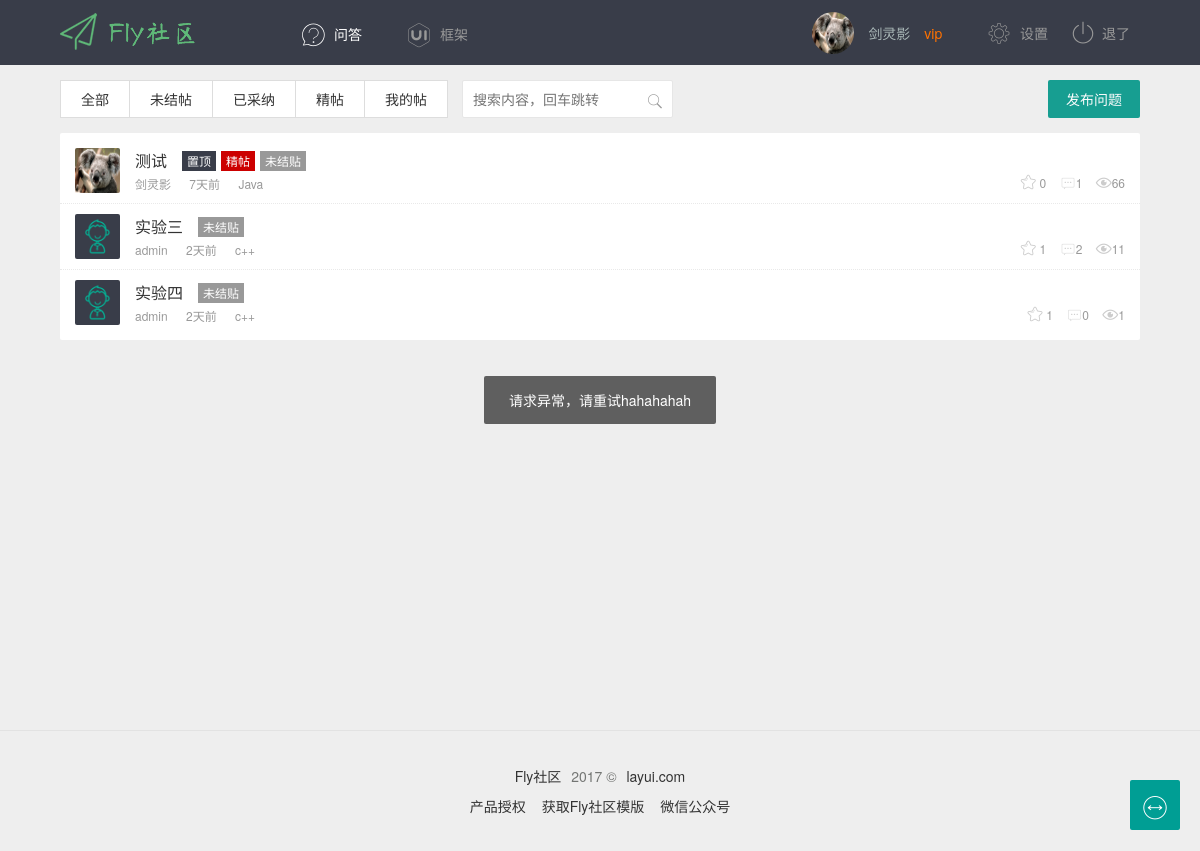
The page /jietie/unsolved/1 (signed in) on the database its author committed.
### myweb/models.py (models this page shows, shortened)
class Webuser(models.Model):#用户表
    id = models.AutoField(primary_key=True)  # ID
    user=models.OneToOneField(User)#user一对一
    avatar=models.ImageField(upload_to='avatar',blank=True,null=True,default='static/images/avatar/default.png')#头像
    score=models.IntegerField(default=0)#积分
    desc=models.TextField(blank=True,null=True)#签名
    city=models.TextField(max_length=50,blank=True,null=True)#城市
    sex=models.IntegerField(default=0)#0为男，1为女
    qq=models.TextField(max_length=12,blank=True,null=True)
    weibo=models.TextField(max_length=50,blank=True,null=True)
    collection=models.ManyToManyField('Article')#文章收藏，与文章多对多

class Article(models.Model):
    aid=models.AutoField(primary_key=True)
    title=models.CharField(max_length=50,default="这是标题")#文章标题
    content=models.TextField()#正文
    creator=models.ForeignKey(Webuser,default=None)#作者
    pubTime=models.DateTimeField(auto_now_add=True)#发布时间
    parentID=models.ForeignKey('self',default=0)#父贴。0表示为文章，否则为回复
    score=models.IntegerField(default=0,null=True)#帖子悬赏积分
    attach=models.ForeignKey(Attachment,null=True)#帖子附加信息
    Article_Category = models.ManyToManyField('Category')#文章目录

class Category(models.Model):#目录表
    cid=models.CharField(primary_key=True,max_length=50)
    category=models.CharField(max_length=50)#目录名
    group=models.CharField(max_length=50)#目录分组

class Attachment(models.Model):
    id = models.AutoField(primary_key=True)#附件ID
    price=models.IntegerField(default=0)#附件下载所需积分
    data=models.FilePathField(default='/')#附件路径
    isTop=models.IntegerField(default=0)#是否置顶
    isPicked=models.IntegerField(default=0)#是否加精（文章时）|采纳（回复时）
    isFinish=models.IntegerField(default=0)#是否完结
    clicks=models.IntegerField(default=0)#点击数（文章时）|点赞数（回复时）
    replys=models.IntegerField(default=0)#回复数
    votes=models.ManyToManyField('Webuser')#点赞数

### myweb/views.py (the view)
# urls.py: url(r'^jietie/(.+)/(\d+)$', myview.jietie, name='jietie'),#搜贴
def jietie(request,type,page=1):
    if request.user.is_authenticated():#用户认证
        webuser=Webuser.objects.get(user=request.user)#用户
        page = int(page)
        start = 10 * (page - 1)
        end = start + 10
        articles=[]
        num=0
        if type == 'unsolved':#获取未结贴文章
            articles = Article.objects.filter(parentID=0).filter(attach__isFinish=0).order_by('pubTime').order_by("-attach__isTop")[start:end]
            num = articles.count()
            num = int(num / 10) + 1
        if type == 'solved':#获取已结贴文章
            articles = Article.objects.filter(parentID=0).filter(attach__isFinish=1).order_by('pubTime').order_by("-attach__isTop")[start:end]
            num = articles.count()
            num = int(num / 10) + 1
        if type == 'picked':#获取精贴
            articles = Article.objects.filter(parentID=0).filter(attach__isPicked=1).order_by('pubTime').order_by("-attach__isTop")[start:end]
            num = articles.count()
            num = int(num / 10) + 1
        result = {
            "curr": page,
            "num": num
        }
        return render(request, 'website/jie/index.html',{'webuser': webuser, "articles": articles, 'result': json.dumps(result)})
    else:
        return render(request, 'website/user/login.html')

### myweb/templates/website/jie/index.html (shortened to what this page needs)
{% extends "base.html"%}
  {% load static %}
{% block content%}
<div class="main layui-clear">
  <div class="wrap">
    <div class="content" style="margin-right:0">
      <div class="fly-tab">
        <span>
          <a href="{% url 'jieindex' 1%}">全部</a>
          <a href="{% url 'jietie' "unsolved" 1%}">未结帖</a>
          <a href="{% url 'jietie' "solved" 1%}">已采纳</a>
          <a href="{% url 'jietie' "picked" 1%}">精帖</a>
          <a href="{% url 'userindex' %}">我的帖</a>
        </span>
        <form action="http://cn.bing.com/search" class="fly-search">
          <i class="iconfont icon-sousuo"></i>
          <input class="layui-input" autocomplete="off" placeholder="搜索内容，回车跳转" type="text" name="q">
        </form>
        <a href="{% url 'jieadd' %}" class="layui-btn jie-add">发布问题</a>
      </div>
{% if articles  %}
      <ul class="fly-list">
          {% for article in articles %}
        <li class="fly-list-li">
          <a href="{% url 'userhome' article.creator.user.id %}" class="fly-list-avatar">
            <img src="/{{ article.creator.avatar}}" alt="">
          </a>
          <h2 class="fly-tip">
            <a href="{% url 'jiedetail'  article.aid %}">{{ article.title }}</a>
              {% if article.attach.isTop == 1 %}
            <span class="fly-tip-stick">置顶</span>
              {% endif %}{%if article.attach.isPicked == 1%}
            <span class="fly-tip-jing">精帖</span>
          {% endif %}
          {%if article.attach.isFinish == 0 %}
          <span>未结贴</span>
            {% elif article.attach.isFinish == 1%}
           <span class="fly-tip-jie">已采纳</span>
            {% endif %}
          </h2>
          <p>
            <span><a href="{% url 'userhome' article.creator.user.id %}">{{ article.creator.user.username }}</a></span>
            <span>
            </span>
            <span>{{ article.Article_Category.values_list.0.1 }}</span>
            <span class="fly-list-hint">
              <i class="layui-icon" title="点赞">&#xe600;</i> {{ article.attach.votes.count }}
              <i class="iconfont" title="回答">&#xe60c;</i>{{ article.attach.replys }}
              <i class="iconfont" title="人气">&#xe60b;</i>{{ article.attach.clicks }}
            </span>
          </p>
        </li>
       {% endfor %}
      </ul>
{% else %}
      <div class="fly-none">并无相关数据</div>
{% endif %}
    </div>
  </div>
</div>
{% endblock %}

### templates/base.html (shortened to what this page needs)
  {% load static %}
<!DOCTYPE html>
<html lang="en">
<head>
  <link rel="stylesheet" href="{% static 'layui/css/layui.css' %}">
  <link rel="stylesheet" href="{% static  'css/global.css' %}">
  <link rel="stylesheet" data-href="{% static  'css/full.css' %}" class="fly-style" id="style">
</head>
<body>
<div class="header">
  <div class="main">
    <a class="logo" href="/" title="Fly">Fly社区</a>
    <div class="nav">
      <a class="nav-this" href="{% url 'jieindex' 1 %}">
        <i class="iconfont icon-wenda"></i>问答
      </a>
      <a href="http://www.layui.com/" target="_blank">
        <i class="iconfont icon-ui"></i>框架
      </a>
    </div>
    <div class="nav-user">
{% if request.user.is_authenticated %}
      <a class="avatar" href="{% url 'userhome' request.user.id %}">
        <img src="/{{ webuser.avatar }}">
        <cite>{{ request.user.username}}</cite>
        <i>vip</i>
      </a>
      <div class="nav">
        <a href="{% url 'userset' %}"><i class="iconfont icon-shezhi"></i>设置</a>
        <a href="{% url 'userlogout' %}"><i class="iconfont icon-tuichu" style="top: 0; font-size: 22px;"></i>退了</a>
      </div>
        {% endif %}
    </div>
  </div>
</div>
{% block content %}{% endblock %}
<div class="footer">
  <p><a href="http://fly.layui.com/">Fly社区</a> 2017 &copy; <a href="http://www.layui.com/">layui.com</a></p>
  <p>
    <a href="http://fly.layui.com/auth/get" target="_blank">产品授权</a>
    <a href="http://fly.layui.com/jie/8157.html" target="_blank">获取Fly社区模版</a>
    <a href="http://fly.layui.com/jie/2461.html" target="_blank">微信公众号</a>
  </p>
</div>
</body>
</html>

### static/layui/css/layui.css (style rules this page uses)
.layui-laypage a,a { text-decoration:none }
.layui-btn,.layui-inline,img { vertical-align:middle }
.layui-btn,.layui-unselect { -webkit-user-select:none;-ms-user-select:none;-moz-user-select:none }
.layui-btn,.layui-tree li i,.layui-unselect { -moz-user-select:none }
blockquote,body,button,dd,div,dl,dt,form,h1,h2,h3,h4,h5,h6,input,li,ol,p,pre,td,textarea,th,ul { margin:0;padding:0;-webkit-tap-highlight-color:rgba(0,0,0,0) }
img { display:inline-block;border:none }
li { list-style:none }
h1,h2,h3 { font-size:14px;font-weight:400 }
button,input,optgroup,option,select,textarea { font-family:inherit;font-size:inherit;font-style:inherit;font-weight:inherit;outline:0 }
.layui-icon { font-family:layui-icon!important;font-size:16px;font-style:normal;-webkit-font-smoothing:antialiased;-moz-osx-font-smoothing:grayscale }
body { line-height:24px;font:14px Helvetica Neue,Helvetica,PingFang SC,\5FAE\8F6F\96C5\9ED1,Tahoma,Arial,sans-serif }
a { color:#333 }
a cite { font-style:normal;*cursor:pointer }
.layui-clear { clear:both;*zoom:1 }
.layui-clear:after { content:'\20';clear:both;*zoom:1;display:block;height:0 }
.layui-btn,.layui-input,.layui-select,.layui-textarea,.layui-upload-button { outline:0;-webkit-transition:border-color .3s cubic-bezier(.65,.05,.35,.5);transition:border-color .3s cubic-bezier(.65,.05,.35,.5);-webkit-box-sizing:border-box!important;-moz-box-sizing:border-box!important;box-sizing:border-box!important }
.layui-btn { display:inline-block;height:38px;line-height:38px;padding:0 18px;background-color:#009688;color:#fff;white-space:nowrap;text-align:center;font-size:14px;border:none;border-radius:2px;cursor:pointer;opacity:.9;filter:alpha(opacity=90) }
.layui-input,.layui-select,.layui-textarea { height:38px;line-height:38px;line-height:36px\9;border:1px solid #e6e6e6;background-color:#fff;border-radius:2px }
.layui-input,.layui-textarea { display:block;width:100%;padding-left:10px }

### rows shown on the page
Webuser: avatar (picture)
Article: creator.avatar (picture), title "测试", shows "置顶", shows "精帖", shows "未结贴", creator.user.username "剑灵影", Article_Category.values_list.0.1 "Java", attach.votes.count "0", attach.replys "1", attach.clicks "66"
Article: creator.avatar (placeholder picture), title "实验三", shows "未结贴", creator.user.username "admin", Article_Category.values_list.0.1 "c++", attach.votes.count "1", attach.replys "2", attach.clicks "11"
Article: creator.avatar (placeholder picture), title "实验四", shows "未结贴", creator.user.username "admin", Article_Category.values_list.0.1 "c++", attach.votes.count "1", attach.replys "0", attach.clicks "1"

### other values the page prints
{{ request.user.username }} "剑灵影"
